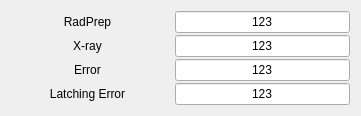
   <widget class="QWidget" name="gridLayoutWidget_6">
    <property name="geometry">
     <rect>
      <x>526</x>
      <y>407</y>
      <width>361</width>
      <height>100</height>
     </rect>
    </property>
    <layout class="QGridLayout" name="gridLayout_6" columnstretch="2,2">
     <property name="horizontalSpacing">
      <number>0</number>
     </property>
     <property name="verticalSpacing">
      <number>2</number>
     </property>
     <property name="leftMargin">
      <number>0</number>
     </property>
     <item row="3" column="0">
      <widget class="caLabel" name="calabel_57">
       <property name="text">
        <string>Latching Error</string>
       </property>
       <property name="alignment">
        <set>Qt::AlignCenter</set>
       </property>
       <property name="foreground">
        <color>
         <red>180</red>
         <green>180</green>
         <blue>180</blue>
        </color>
       </property>
       <property name="background">
        <color alpha="0">
         <red>160</red>
         <green>160</green>
         <blue>164</blue>
        </color>
       </property>
       <property name="visibility">
        <enum>caLabel::StaticV</enum>
       </property>
      </widget>
     </item>
     <item row="0" column="0">
      <widget class="caLabel" name="calabel_59">
       <property name="text">
        <string>RadPrep</string>
       </property>
       <property name="alignment">
        <set>Qt::AlignCenter</set>
       </property>
       <property name="foreground">
        <color>
         <red>180</red>
         <green>180</green>
         <blue>180</blue>
        </color>
       </property>
       <property name="background">
        <color alpha="0">
         <red>160</red>
         <green>160</green>
         <blue>164</blue>
        </color>
       </property>
      </widget>
     </item>
     <item row="2" column="0">
      <widget class="caLabel" name="calabel_56">
       <property name="text">
        <string>Error</string>
       </property>
       <property name="alignment">
        <set>Qt::AlignCenter</set>
       </property>
       <property name="foreground">
        <color>
         <red>180</red>
         <green>180</green>
         <blue>180</blue>
        </color>
       </property>
       <property name="background">
        <color alpha="0">
         <red>160</red>
         <green>160</green>
         <blue>164</blue>
        </color>
       </property>
      </widget>
     </item>
     <item row="1" column="0">
      <widget class="caLabel" name="calabel_51">
       <property name="text">
        <string>X-ray</string>
       </property>
       <property name="alignment">
        <set>Qt::AlignCenter</set>
       </property>
       <property name="foreground">
        <color>
         <red>180</red>
         <green>180</green>
         <blue>180</blue>
        </color>
       </property>
       <property name="background">
        <color alpha="0">
         <red>160</red>
         <green>160</green>
         <blue>164</blue>
        </color>
       </property>
      </widget>
     </item>
     <item row="0" column="1">
      <widget class="caLineEdit" name="caLineEdit_32">
       <property name="text">
        <string>123</string>
       </property>
       <property name="alignment">
        <set>Qt::AlignAbsolute|Qt::AlignCenter|Qt::AlignHCenter|Qt::AlignVCenter</set>
       </property>
       <property name="channel" stdset="0">
        <string notr="true">$(P):RadPrep</string>
       </property>
       <property name="foreground">
        <color>
         <red>195</red>
         <green>195</green>
         <blue>195</blue>
        </color>
       </property>
       <property name="background">
        <color>
         <red>58</red>
         <green>58</green>
         <blue>58</blue>
        </color>
       </property>
       <property name="colorMode">
        <enum>caLineEdit::Static</enum>
       </property>
       <property name="precision">
        <number>0</number>
       </property>
       <property name="fontScaleMode">
        <enum>caLineEdit::Height</enum>
       </property>
       <property name="formatType">
        <enum>caLineEdit::decimal</enum>
       </property>
      </widget>
     </item>
     <item row="1" column="1">
      <widget class="caLineEdit" name="caLineEdit_33">
       <property name="text">
        <string>123</string>
       </property>
       <property name="alignment">
        <set>Qt::AlignAbsolute|Qt::AlignCenter|Qt::AlignHCenter|Qt::AlignVCenter</set>
       </property>
       <property name="channel" stdset="0">
        <string notr="true">$(P):Xray</string>
       </property>
       <property name="foreground">
        <color>
         <red>195</red>
         <green>195</green>
         <blue>195</blue>
        </color>
       </property>
       <property name="background">
        <color>
         <red>58</red>
         <green>58</green>
         <blue>58</blue>
        </color>
       </property>
       <property name="colorMode">
        <enum>caLineEdit::Static</enum>
       </property>
       <property name="precision">
        <number>0</number>
       </property>
       <property name="fontScaleMode">
        <enum>caLineEdit::Height</enum>
       </property>
       <property name="formatType">
        <enum>caLineEdit::decimal</enum>
       </property>
      </widget>
     </item>
     <item row="2" column="1">
      <widget class="caLineEdit" name="caLineEdit_34">
       <property name="text">
        <string>123</string>
       </property>
       <property name="alignment">
        <set>Qt::AlignAbsolute|Qt::AlignCenter|Qt::AlignHCenter|Qt::AlignVCenter</set>
       </property>
       <property name="channel" stdset="0">
        <string notr="true">$(P):Error</string>
       </property>
       <property name="foreground">
        <color>
         <red>195</red>
         <green>195</green>
         <blue>195</blue>
        </color>
       </property>
       <property name="background">
        <color>
         <red>58</red>
         <green>58</green>
         <blue>58</blue>
        </color>
       </property>
       <property name="colorMode">
        <enum>caLineEdit::Static</enum>
       </property>
       <property name="precision">
        <number>0</number>
       </property>
       <property name="fontScaleMode">
        <enum>caLineEdit::Height</enum>
       </property>
       <property name="formatType">
        <enum>caLineEdit::decimal</enum>
       </property>
      </widget>
     </item>
     <item row="3" column="1">
      <widget class="caLineEdit" name="caLineEdit_35">
       <property name="text">
        <string>123</string>
       </property>
       <property name="alignment">
        <set>Qt::AlignAbsolute|Qt::AlignCenter|Qt::AlignHCenter|Qt::AlignVCenter</set>
       </property>
       <property name="channel" stdset="0">
        <string notr="true">$(P):ErrorLatching</string>
       </property>
       <property name="foreground">
        <color>
         <red>195</red>
         <green>195</green>
         <blue>195</blue>
        </color>
       </property>
       <property name="background">
        <color>
         <red>58</red>
         <green>58</green>
         <blue>58</blue>
        </color>
       </property>
       <property name="colorMode">
        <enum>caLineEdit::Static</enum>
       </property>
       <property name="precision">
        <number>0</number>
       </property>
       <property name="fontScaleMode">
        <enum>caLineEdit::Height</enum>
       </property>
       <property name="formatType">
        <enum>caLineEdit::decimal</enum>
       </property>
      </widget>
     </item>
    </layout>
   </widget>
